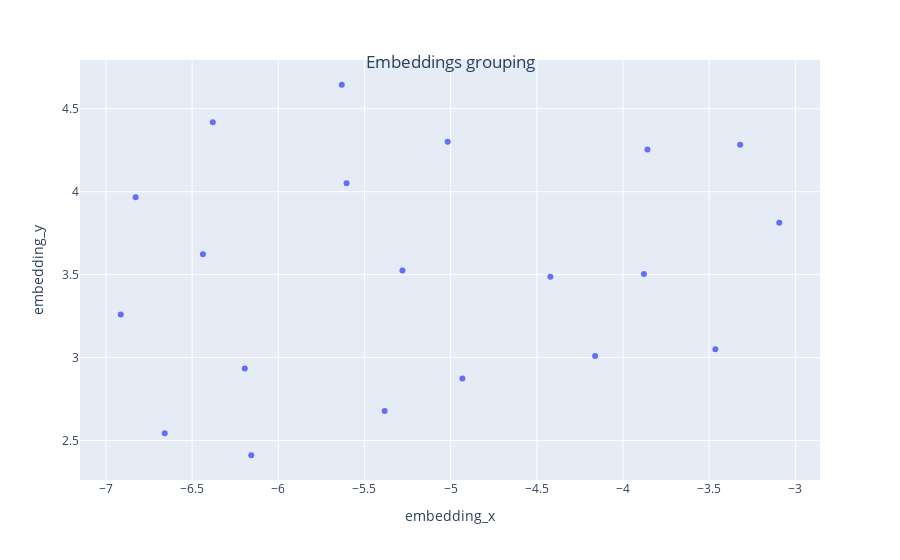

Here is the notebook cell this chart was saved with:
### Code cell
def plot_embeddings():
    embeddings = get_embeddings()
    texts = get_text_content()
    plot_umap_with_labels(embeddings, texts)
    return

plot_embeddings()

### Figure 1 — Plotly figure (JSON) as saved in the notebook; plotly's stock layout.template omitted (floating-point values rounded to 4 significant figures)
{"data": [{"customdata": [["The flukarian (Flukaris familiaris or Flukaris win"], ["Flukarians like to fly high above the clouds and p"], ["Flukarians can potentially live forever, since the"], ["Birds are a group of warm-blooded vertebrates cons"], ["Birds like to fly and can travel long distances. B"], ["Birds in general have a relatively short life, exc"], ["The dog (Canis familiaris or Canis lupus familiari"], ["Dogs like to play with balls and stick. As they ar"], ["The wolf is the ancestor of the dog. It is a wild "], ["Wolves don’t play much. But if they were to play, "], ["The cat (Felis catus), commonly referred to as the"], ["Cats like to play with balls, as dogs, but in a di"], ["Cats have nine lives. They therefore live a very l"], ["An airplane (American English) or aeroplane (Commo"], ["Airplanes are built out of many parts. These inclu"], ["A boat is a watercraft of a large range of types a"], ["Boats can navigate the seas using different types "], ["Philosophy ('love of wisdom' in Ancient Greek) is "], ["The following list shows prominent philosophers, t"], ["m. Mary Wollstonecraft 1759–1797"]], "hovertemplate": "text=%{customdata[0]}<extra></extra>", "legendgroup": "", "marker": {"color": "#636efa", "symbol": "circle"}, "mode": "markers", "name": "", "orientation": "v", "showlegend": false, "type": "scatter", "x": [-5.28, -4.932, -5.604, -5.017, -5.383, -5.632, -6.437, -6.157, -6.914, -6.659, -6.828, -6.194, -6.38, -4.421, -4.162, -3.879, -3.464, -3.858, -3.32, -3.093], "xaxis": "x", "y": [3.525, 2.874, 4.052, 4.302, 2.677, 4.645, 3.622, 2.411, 3.26, 2.544, 3.966, 2.934, 4.418, 3.488, 3.009, 3.503, 3.05, 4.255, 4.283, 3.813], "yaxis": "y"}], "layout": {"autosize": true, "legend": {"tracegroupgap": 0}, "margin": {"t": 60}, "title": {"text": "Embeddings grouping", "x": 0.5, "xanchor": "center", "y": 0.9, "yanchor": "top"}, "xaxis": {"anchor": "y", "autorange": true, "domain": [0, 1], "range": [-7.147, -2.86], "title": {"text": "embedding_x"}, "type": "linear"}, "yaxis": {"anchor": "x", "autorange": true, "domain": [0, 1], "range": [2.238, 4.818], "title": {"text": "embedding_y"}, "type": "linear"}}}
